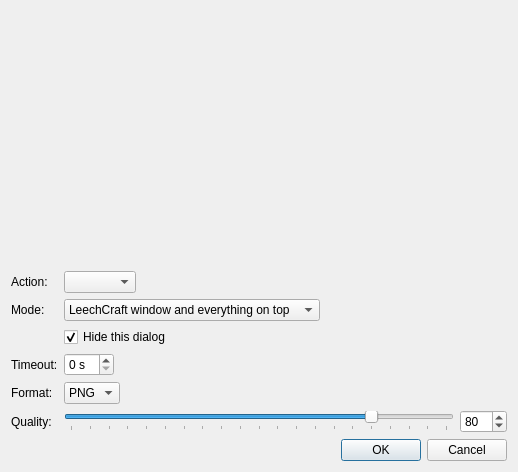
<?xml version="1.0" encoding="UTF-8"?>
<ui version="4.0">
 <class>ShooterDialog</class>
 <widget class="QDialog" name="ShooterDialog">
  <property name="geometry">
   <rect>
    <x>0</x>
    <y>0</y>
    <width>518</width>
    <height>472</height>
   </rect>
  </property>
  <property name="windowTitle">
   <string>Make a screenshot</string>
  </property>
  <layout class="QVBoxLayout" name="verticalLayout">
   <item>
    <widget class="QLabel" name="ScreenshotLabel_">
     <property name="sizePolicy">
      <sizepolicy hsizetype="Expanding" vsizetype="Expanding">
       <horstretch>0</horstretch>
       <verstretch>1</verstretch>
      </sizepolicy>
     </property>
     <property name="text">
      <string/>
     </property>
     <property name="scaledContents">
      <bool>true</bool>
     </property>
     <property name="alignment">
      <set>Qt::AlignCenter</set>
     </property>
    </widget>
   </item>
   <item>
    <layout class="QFormLayout" name="formLayout">
     <property name="fieldGrowthPolicy">
      <enum>QFormLayout::ExpandingFieldsGrow</enum>
     </property>
     <item row="0" column="0">
      <widget class="QLabel" name="label_2">
       <property name="text">
        <string>Action:</string>
       </property>
      </widget>
     </item>
     <item row="0" column="1">
      <widget class="QComboBox" name="ActionBox_"/>
     </item>
     <item row="1" column="0">
      <widget class="QLabel" name="label_4">
       <property name="text">
        <string>Mode:</string>
       </property>
      </widget>
     </item>
     <item row="1" column="1">
      <widget class="QComboBox" name="ModeBox_">
       <item>
        <property name="text">
         <string>LeechCraft window and everything on top</string>
        </property>
       </item>
       <item>
        <property name="text">
         <string>LeechCraft window</string>
        </property>
       </item>
       <item>
        <property name="text">
         <string>Current screen</string>
        </property>
       </item>
       <item>
        <property name="text">
         <string>Whole desktop</string>
        </property>
       </item>
      </widget>
     </item>
     <item row="2" column="1">
      <widget class="QCheckBox" name="HideThis_">
       <property name="text">
        <string>Hide this dialog</string>
       </property>
       <property name="checked">
        <bool>true</bool>
       </property>
      </widget>
     </item>
     <item row="3" column="0">
      <widget class="QLabel" name="label">
       <property name="text">
        <string>Timeout:</string>
       </property>
      </widget>
     </item>
     <item row="3" column="1">
      <widget class="QSpinBox" name="Timeout_">
       <property name="suffix">
        <string> s</string>
       </property>
      </widget>
     </item>
     <item row="4" column="0">
      <widget class="QLabel" name="label_3">
       <property name="text">
        <string>Format:</string>
       </property>
      </widget>
     </item>
     <item row="4" column="1">
      <widget class="QComboBox" name="Format_">
       <item>
        <property name="text">
         <string>PNG</string>
        </property>
       </item>
       <item>
        <property name="text">
         <string>JPG</string>
        </property>
       </item>
      </widget>
     </item>
     <item row="5" column="0">
      <widget class="QLabel" name="SettingLabel_">
       <property name="text">
        <string>Quality:</string>
       </property>
      </widget>
     </item>
     <item row="5" column="1">
      <layout class="QHBoxLayout" name="horizontalLayout">
       <item>
        <widget class="QSlider" name="QualitySlider_">
         <property name="maximum">
          <number>100</number>
         </property>
         <property name="singleStep">
          <number>5</number>
         </property>
         <property name="value">
          <number>80</number>
         </property>
         <property name="orientation">
          <enum>Qt::Horizontal</enum>
         </property>
         <property name="tickPosition">
          <enum>QSlider::TicksBelow</enum>
         </property>
         <property name="tickInterval">
          <number>5</number>
         </property>
        </widget>
       </item>
       <item>
        <widget class="QSpinBox" name="QualityBox_">
         <property name="maximum">
          <number>100</number>
         </property>
         <property name="value">
          <number>80</number>
         </property>
        </widget>
       </item>
      </layout>
     </item>
     <item row="6" column="0" colspan="2">
      <widget class="QDialogButtonBox" name="ButtonBox_">
       <property name="orientation">
        <enum>Qt::Horizontal</enum>
       </property>
       <property name="standardButtons">
        <set>QDialogButtonBox::Cancel|QDialogButtonBox::Ok</set>
       </property>
      </widget>
     </item>
    </layout>
   </item>
  </layout>
 </widget>
 <resources/>
 <connections>
  <connection>
   <sender>ButtonBox_</sender>
   <signal>accepted()</signal>
   <receiver>ShooterDialog</receiver>
   <slot>accept()</slot>
   <hints>
    <hint type="sourcelabel">
     <x>225</x>
     <y>116</y>
    </hint>
    <hint type="destinationlabel">
     <x>157</x>
     <y>125</y>
    </hint>
   </hints>
  </connection>
  <connection>
   <sender>ButtonBox_</sender>
   <signal>rejected()</signal>
   <receiver>ShooterDialog</receiver>
   <slot>reject()</slot>
   <hints>
    <hint type="sourcelabel">
     <x>293</x>
     <y>118</y>
    </hint>
    <hint type="destinationlabel">
     <x>286</x>
     <y>125</y>
    </hint>
   </hints>
  </connection>
  <connection>
   <sender>QualitySlider_</sender>
   <signal>valueChanged(int)</signal>
   <receiver>QualityBox_</receiver>
   <slot>setValue(int)</slot>
   <hints>
    <hint type="sourcelabel">
     <x>202</x>
     <y>88</y>
    </hint>
    <hint type="destinationlabel">
     <x>324</x>
     <y>92</y>
    </hint>
   </hints>
  </connection>
  <connection>
   <sender>QualityBox_</sender>
   <signal>valueChanged(int)</signal>
   <receiver>QualitySlider_</receiver>
   <slot>setValue(int)</slot>
   <hints>
    <hint type="sourcelabel">
     <x>316</x>
     <y>80</y>
    </hint>
    <hint type="destinationlabel">
     <x>275</x>
     <y>84</y>
    </hint>
   </hints>
  </connection>
 </connections>
</ui>
